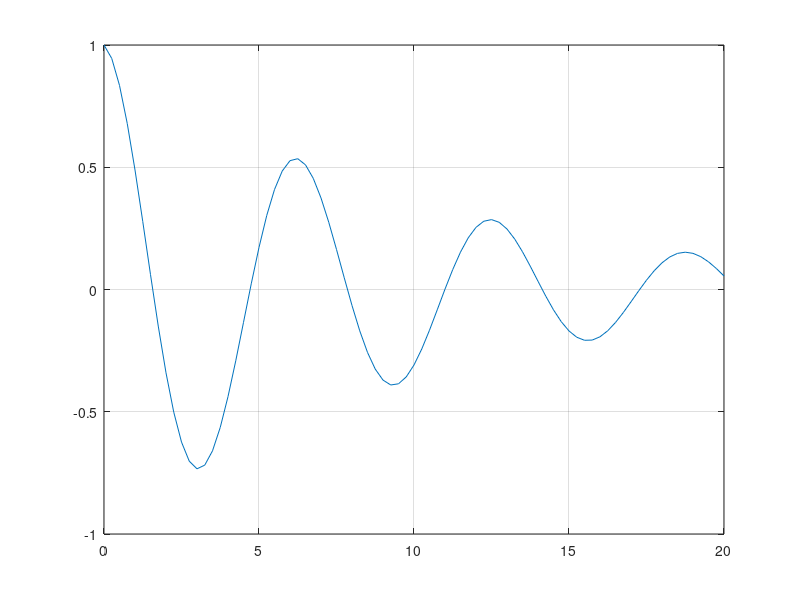
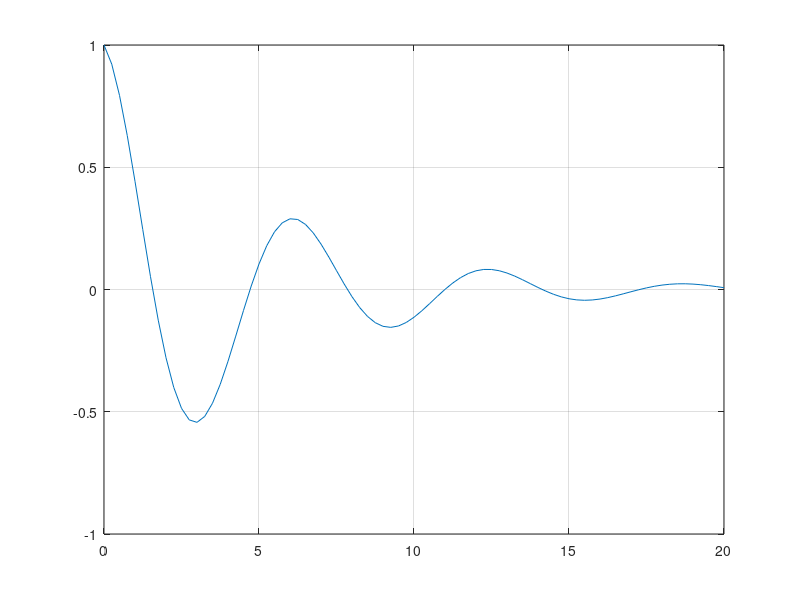

MATLAB code for these plots, in order:
ts = 0.25; #periodo
t = 0:ts:20;
compressao = 2;
xt = cos(t).*exp(-0.1*(t));  #funcao
xc = cos(t).*exp(-0.1*(compressao*t));  #transformacao
plot(t,xt), grid on;
figure;
plot(t,xc), grid on;